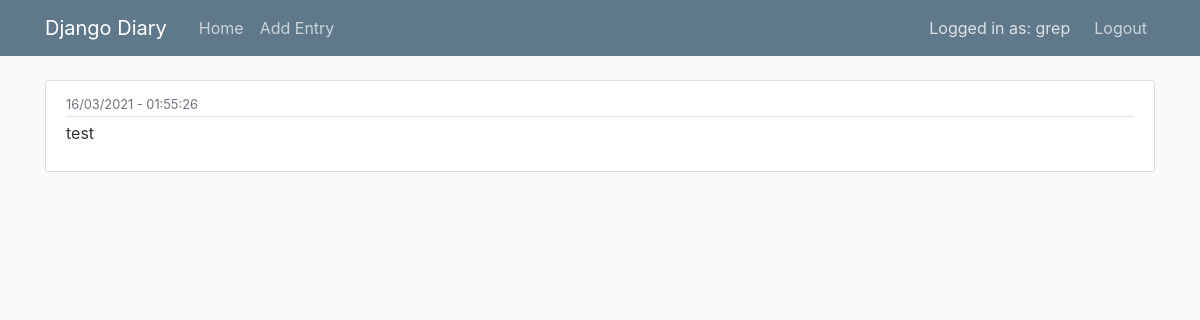
The app's page / (signed in), older data.
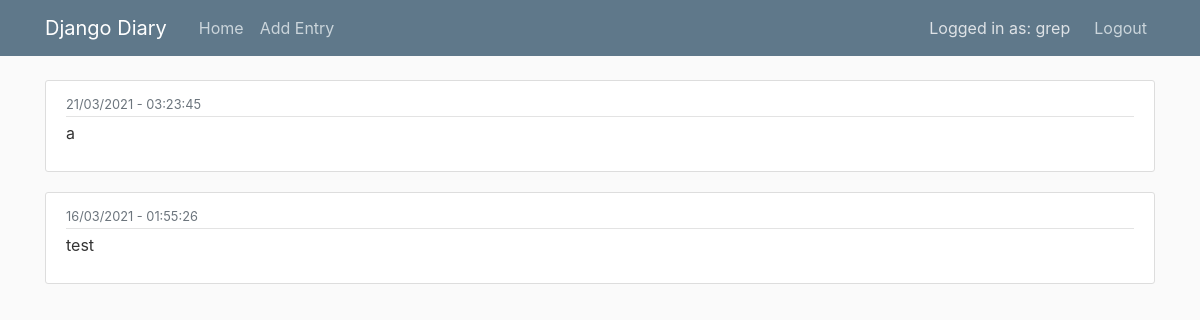
The same page, newer data.
### diary/models.py (models this page shows, shortened)
class Entry(models.Model):
    content = models.TextField()
    date_posted = models.DateTimeField(default=timezone.now)
    author = models.ForeignKey(User, on_delete=models.CASCADE)

### diary/views.py (the view)
# urls.py: path('', views.home, name="diary-home"),
def home(request):
    if request.user.is_authenticated:
        page = request.GET.get('page', 1)
        paginator = Paginator(Entry.objects.filter(author=request.user).order_by("-date_posted"), 20)
        try:
            entries = paginator.page(page)
        except PageNotAnInteger:
            entries = paginator.page(1)
        except EmptyPage:
            entries = paginator.page(paginator.num_pages)
        context = {'entries': entries}
        if not len(context["entries"]):
            messages.info(request, f"You haven't submitted an entries yet!")
    else:
        context = {"entries": ""}
        messages.info(request, f"You need to login to see your entries!")
    return render(request, 'diary/home.html', context)

### diary/templates/diary/home.html (shortened to what this page needs)
{% extends "diary/base.html" %} {% block content %}
<div class="infinite-container">
  {% for entry in entries %}
  <article class="media content-section infinite-item">
    <div class="media-body">
      <div class="article-metadata">
        <small class="text-muted"
          >{{ entry.date_posted|date:"d/m/Y - H:i:s" }}</small
        >
      </div>
      <p class="article-content">{{ entry.content }}</p>
    </div>
  </article>
  {% endfor %}
</div>
{% endblock content %}

Row changes from the older to the newer data that the page shows:
added Entry: date_posted "21/03/2021 - 03:23:45", content "a"
